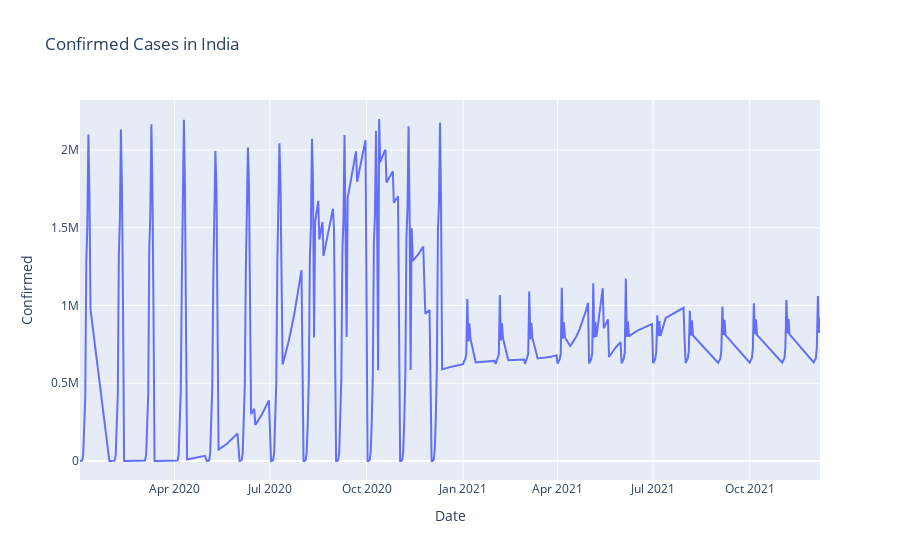

This figure's notebook cell:
### Markdown cell above
Let's have a look on the Confirmed covid cases in india from January 2020 to December 2021

### Code cell
fig = px.line(India_Total, x="Date", y="Confirmed", title='Confirmed Cases in India')
fig.show()

### Figure 1 — Plotly figure (JSON) as saved in the notebook; plotly's stock layout.template omitted (floating-point values rounded to 4 significant figures; data arrays with more than 128 entries replaced by an {"elided": "..."} marker saying what was removed)
{"data": [{"hovertemplate": "Date=%{x}<br>Confirmed=%{y}<extra></extra>", "legendgroup": "", "line": {"color": "#636efa", "dash": "solid"}, "marker": {"symbol": "circle"}, "mode": "lines", "name": "", "orientation": "v", "showlegend": false, "type": "scatter", "x": {"elided": "560 str values"}, "xaxis": "x", "y": {"elided": "560 int values"}, "yaxis": "y"}], "layout": {"legend": {"tracegroupgap": 0}, "title": {"text": "Confirmed Cases in India"}, "xaxis": {"anchor": "y", "domain": [0, 1], "title": {"text": "Date"}}, "yaxis": {"anchor": "x", "domain": [0, 1], "title": {"text": "Confirmed"}}}}
